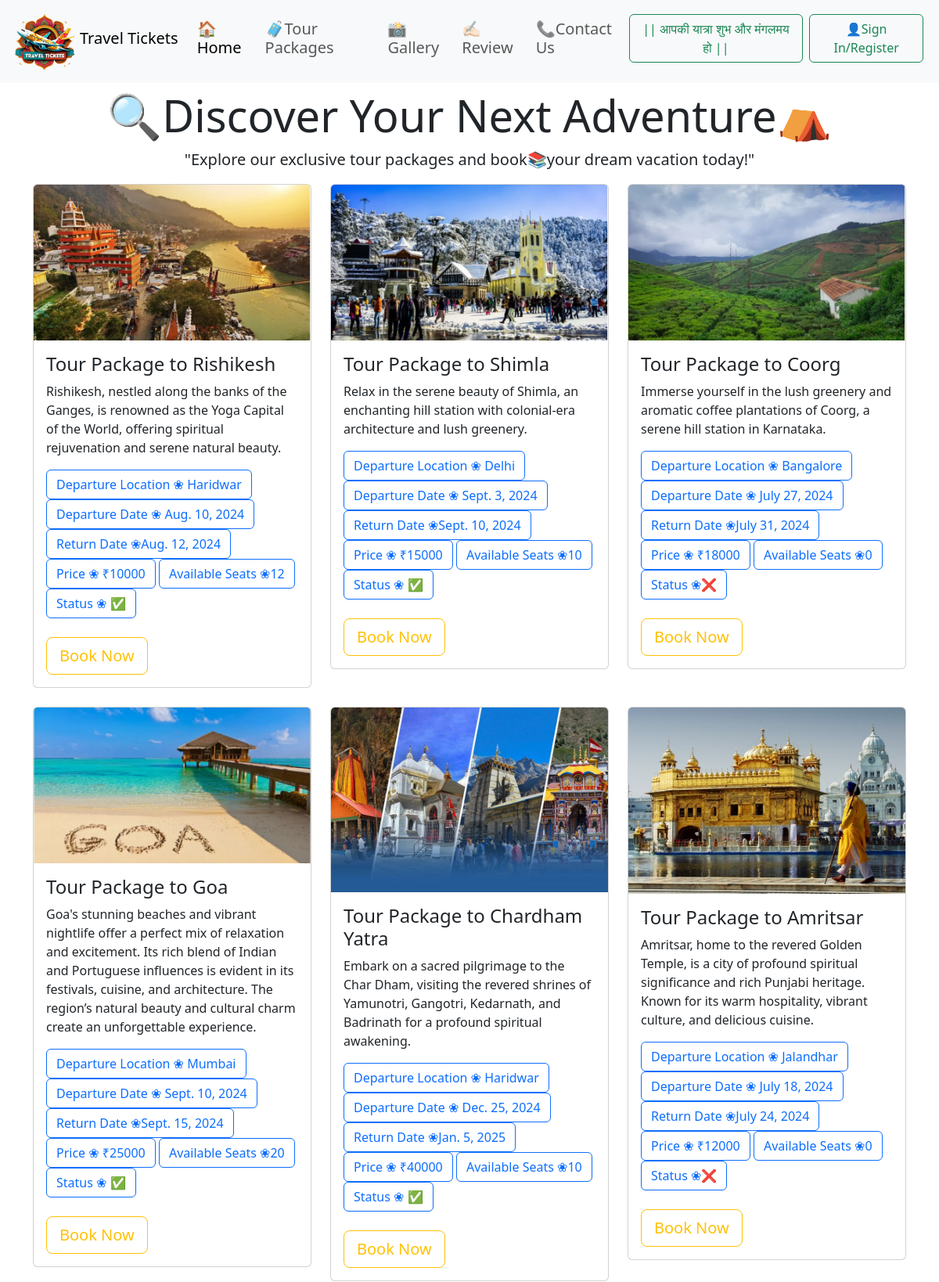
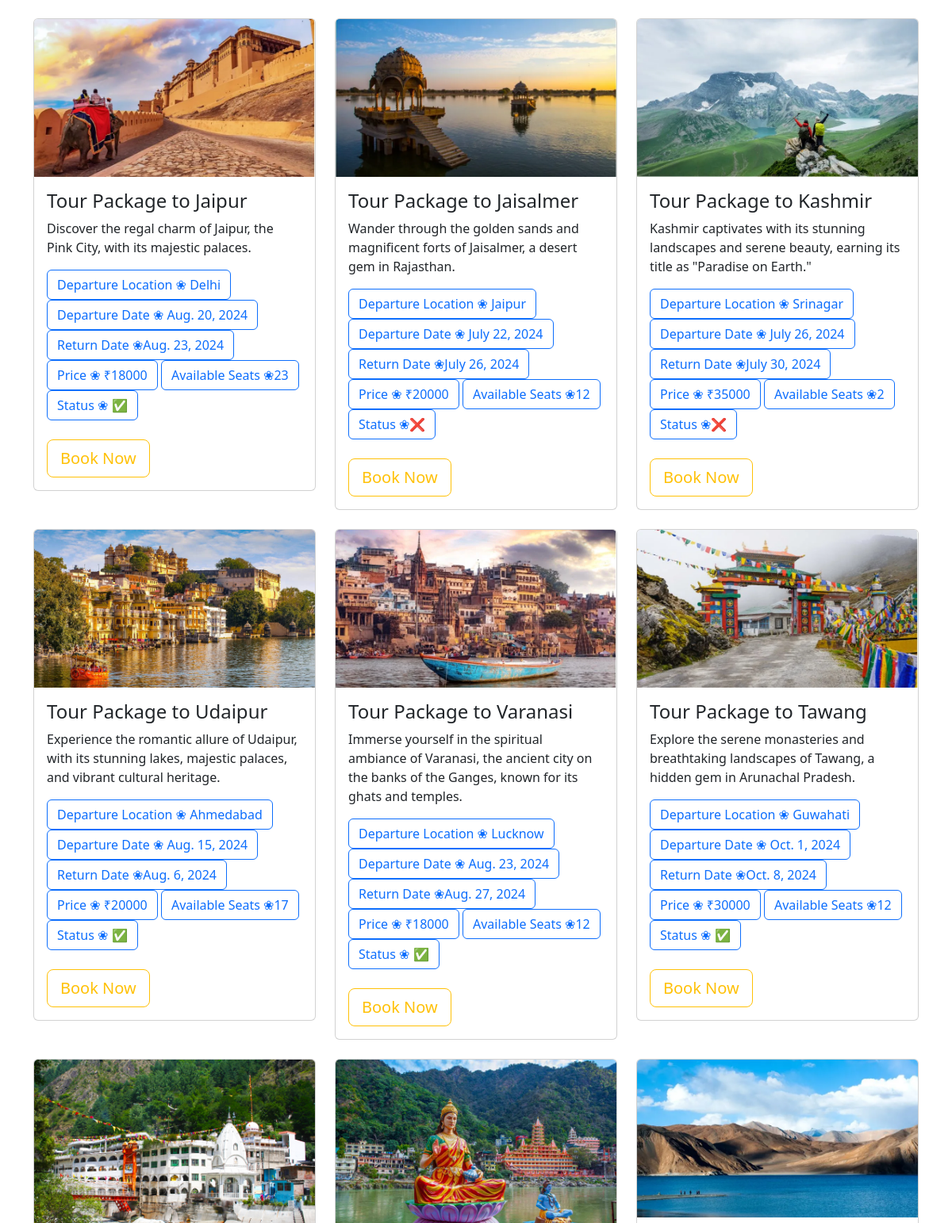
The page /tourpackage (upper part) on the database its author committed (2 pictures, top to bottom).
### myapp/models.py (models this page shows, shortened)
class trip(models.Model):
    image=models.CharField(max_length=20,default=" ")
    title=models.CharField(max_length=100,default=" ")
    tripdescription=models.TextField(default=" ")
    destination=models.ForeignKey(destination,on_delete=models.CASCADE)
    departure_location=models.CharField(max_length=30)
    departure_date=models.DateField()
    return_date=models.DateField()
    price=models.IntegerField()
    available_seats=models.IntegerField()
    total_seats=models.IntegerField()
    trip_type=models.CharField(max_length=30)
    created_date=models.DateField()
    updated_date=models.DateField()
    is_active=models.BooleanField()

### myapp/views.py (the view)
# urls.py: path("tourpackage",views.tourpackage,name="tourpackage"),
def tourpackage(request):
    tripData=trip.objects.all()
    data={
        "tripData":tripData,
    }
    return render(request,"tourpackage.html",data)

### templates/tourpackage.html (shortened to what this page needs)
{% extends "base.html" %}
{% block body %}
<header class="jumbotron jumbotron-fluid text-center">
  <div class="container my-2">
      <h1 class="display-4">🔍Discover Your Next Adventure⛺</h1>
      <p class="lead">"Explore our exclusive tour packages and book📚your dream vacation today!"</p>
  </div>
</header>
<section id="packages" class="container">
  <div class="row">
    {% for k in tripData%}
      <div class="col-md-4 mb-4">
        <div class="card">
          <img src="/static/{{k.image}}" class="card-img-top" alt="Package {{forloop.counter}}">
          <div class="card-body">
            <h4 class="display-7">{{k.title}}</h4>
            <p class="card-text">{{k.tripdescription}}</p>
            <a href="#" class="btn btn-outline-primary">Departure Location ❀ {{k.departure_location}}</a>
            <a href="#" class="btn btn-outline-primary">Departure Date ❀ {{k.departure_date}}</a>
            <a href="#" class="btn btn-outline-primary">Return Date ❀{{k.return_date}}</a>
            <a href="#" class="btn btn-outline-primary">Price ❀ ₹{{k.price}}</a>
            <a href="#" class="btn btn-outline-primary">Available Seats ❀{{k.available_seats}}</a>
            <a href="#" class="btn btn-outline-primary">Status ❀{% if k.is_active %} ✅ {% else %}❌{% endif %}</a>
              <br><br>
              <a href="/booking" class="btn btn-outline-warning btn-lg btn-block">Book Now</a>
          </div>
        </div>
      </div>
      {% if forloop.counter|divisibleby:3 and not forloop.last %}
        </div>
        <div class="row">
      {% endif %}
    {% endfor %}
  </div>
</section>
{% endblock body %}

### templates/base.html (shortened to what this page needs)
<html>
    <head>
    </head><link rel="shortcut icon" href="static/travel tickets logo.png">
    <link href="https://cdn.jsdelivr.net/npm/bootstrap@5.3.3/dist/css/bootstrap.min.css" rel="stylesheet">
<body>
  <nav class="navbar navbar-expand-lg bg-body-tertiary sticky-top">
    <div class="container-fluid">
      <img src="static/travel tickets logo.png" alt="" height="90" width="90">
      <h4><a class="navbar-brand" href="/">Travel Tickets</a></h4>
      <div class="collapse navbar-collapse" id="navbarSupportedContent">
        <ul class="navbar-nav me-auto mb-4 mb-lg-0">
          <li class="nav-item">
            <h5><a class="nav-link active" aria-current="page" href="/">🏠Home</a></h5>
          </li>
          <li class="nav-item">
            <h5><a class="nav-link" href="/tourpackage">🧳Tour Packages </a></h5>
          </li>
          <li class="nav-item dropdown">
            <h5><a class="nav-link" href="/gallery">📸Gallery </a></h5>
          </li>
          <li class="nav-item">
            <h5><a class="nav-link" href="/review">✍🏻Review</a></h5>
          </li>
          <li class="nav-item">
            <h5><a class="nav-link" href="/contact">📞Contact Us</a></h5>
          </li>
        </ul>
        <h5><button class="btn btn-outline-success" type="submit">|| आपकी यात्रा शुभ और मंगलमय हो ||</button></h5><br>
        <a href="/user">
          <h5 class="px-2"><button class="btn btn-outline-success" type="submit">👤Sign In/Register</button></h5>
        </a>
      </div>
    </div>
  </nav>
    {% block body %}{% endblock body %}
</body>
</html>

### rows shown on the page
trip: image (picture), title "Tour Package to Rishikesh", tripdescription "Rishikesh, nestled along the banks of the Ganges, is renowned as the Yoga Capital of the World, offering spiritual rejuvenation and serene natural beauty.", departure_location "Haridwar", departure_date "Aug. 10, 2024", return_date "Aug. 12, 2024", price "10000", available_seats "12"
trip: image (picture), title "Tour Package to Shimla", tripdescription "Relax in the serene beauty of Shimla, an enchanting hill station with colonial-era architecture and lush greenery.", departure_location "Delhi", departure_date "Sept. 3, 2024", return_date "Sept. 10, 2024", price "15000", available_seats "10"
trip: image (picture), title "Tour Package to Coorg", tripdescription "Immerse yourself in the lush greenery and aromatic coffee plantations of Coorg, a serene hill station in Karnataka.", departure_location "Bangalore", departure_date "July 27, 2024", return_date "July 31, 2024", price "18000", available_seats "0"
trip: image (picture), title "Tour Package to Goa", tripdescription "Goa's stunning beaches and vibrant nightlife offer a perfect mix of relaxation and excitement. Its rich blend of Indian and Portuguese influences is evident in its festivals, cuisine, and architecture. The region’s natural beauty and cultural charm create an unforgettable experience.", departure_location "Mumbai", departure_date "Sept. 10, 2024", return_date "Sept. 15, 2024", price "25000", available_seats "20"
trip: image (picture), title "Tour Package to Chardham Yatra", tripdescription "Embark on a sacred pilgrimage to the Char Dham, visiting the revered shrines of Yamunotri, Gangotri, Kedarnath, and Badrinath for a profound spiritual awakening.", departure_location "Haridwar", departure_date "Dec. 25, 2024", return_date "Jan. 5, 2025", price "40000", available_seats "10"
trip: image (picture), title "Tour Package to Amritsar", tripdescription "Amritsar, home to the revered Golden Temple, is a city of profound spiritual significance and rich Punjabi heritage. Known for its warm hospitality, vibrant culture, and delicious cuisine.", departure_location "Jalandhar", departure_date "July 18, 2024", return_date "July 24, 2024", price "12000", available_seats "0"
trip: image (picture), title "Tour Package to Jaipur", tripdescription "Discover the regal charm of Jaipur, the Pink City, with its majestic palaces.", departure_location "Delhi", departure_date "Aug. 20, 2024", return_date "Aug. 23, 2024", price "18000", available_seats "23"
trip: image (picture), title "Tour Package to Jaisalmer", tripdescription "Wander through the golden sands and magnificent forts of Jaisalmer, a desert gem in Rajasthan.", departure_location "Jaipur", departure_date "July 22, 2024", return_date "July 26, 2024", price "20000", available_seats "12"
trip: image (picture), title "Tour Package to Kashmir", tripdescription "Kashmir captivates with its stunning landscapes and serene beauty, earning its title as \"Paradise on Earth.\"", departure_location "Srinagar", departure_date "July 26, 2024", return_date "July 30, 2024", price "35000", available_seats "2"
trip: image (picture), title "Tour Package to Udaipur", tripdescription "Experience the romantic allure of Udaipur, with its stunning lakes, majestic palaces, and vibrant cultural heritage.", departure_location "Ahmedabad", departure_date "Aug. 15, 2024", return_date "Aug. 6, 2024", price "20000", available_seats "17"
trip: image (picture), title "Tour Package to Varanasi", tripdescription "Immerse yourself in the spiritual ambiance of Varanasi, the ancient city on the banks of the Ganges, known for its ghats and temples.", departure_location "Lucknow", departure_date "Aug. 23, 2024", return_date "Aug. 27, 2024", price "18000", available_seats "12"
trip: image (picture), title "Tour Package to Tawang", tripdescription "Explore the serene monasteries and breathtaking landscapes of Tawang, a hidden gem in Arunachal Pradesh.", departure_location "Guwahati", departure_date "Oct. 1, 2024", return_date "Oct. 8, 2024", price "30000", available_seats "12"
trip: image (picture)
trip: image (picture)
trip: image (picture)
